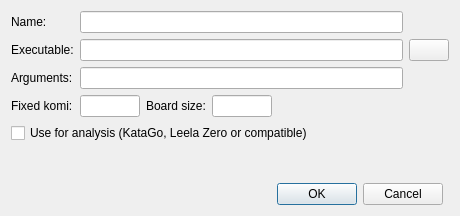
<?xml version="1.0" encoding="UTF-8"?>
<ui version="4.0">
 <class>EngineDialog</class>
 <widget class="QDialog" name="EngineDialog">
  <property name="geometry">
   <rect>
    <x>0</x>
    <y>0</y>
    <width>460</width>
    <height>216</height>
   </rect>
  </property>
  <property name="windowTitle">
   <string>Create a new engine configuration</string>
  </property>
  <layout class="QGridLayout" name="gridLayout">
   <item row="3" column="0">
    <spacer name="verticalSpacer">
     <property name="orientation">
      <enum>Qt::Vertical</enum>
     </property>
     <property name="sizeHint" stdset="0">
      <size>
       <width>20</width>
       <height>1</height>
      </size>
     </property>
    </spacer>
   </item>
   <item row="0" column="0" rowspan="2" colspan="2">
    <widget class="QFrame" name="GoEnginegroup_box">
     <layout class="QGridLayout" name="gridLayout_7">
      <property name="leftMargin">
       <number>0</number>
      </property>
      <property name="topMargin">
       <number>0</number>
      </property>
      <property name="rightMargin">
       <number>0</number>
      </property>
      <property name="bottomMargin">
       <number>0</number>
      </property>
      <item row="2" column="0">
       <widget class="QLabel" name="enginelabel_3">
        <property name="sizePolicy">
         <sizepolicy hsizetype="Fixed" vsizetype="Preferred">
          <horstretch>0</horstretch>
          <verstretch>0</verstretch>
         </sizepolicy>
        </property>
        <property name="text">
         <string>Arguments:</string>
        </property>
        <property name="buddy">
         <cstring>engineArgs</cstring>
        </property>
       </widget>
      </item>
      <item row="0" column="0">
       <widget class="QLabel" name="enginelabel_1">
        <property name="sizePolicy">
         <sizepolicy hsizetype="Fixed" vsizetype="Preferred">
          <horstretch>0</horstretch>
          <verstretch>0</verstretch>
         </sizepolicy>
        </property>
        <property name="text">
         <string>Name:</string>
        </property>
        <property name="buddy">
         <cstring>engineName</cstring>
        </property>
       </widget>
      </item>
      <item row="3" column="0">
       <widget class="QLabel" name="enginelabel_4">
        <property name="sizePolicy">
         <sizepolicy hsizetype="Minimum" vsizetype="Preferred">
          <horstretch>0</horstretch>
          <verstretch>0</verstretch>
         </sizepolicy>
        </property>
        <property name="text">
         <string>Fixed komi:</string>
        </property>
        <property name="buddy">
         <cstring>engineKomi</cstring>
        </property>
       </widget>
      </item>
      <item row="1" column="0">
       <widget class="QLabel" name="enginelabel_2">
        <property name="sizePolicy">
         <sizepolicy hsizetype="Fixed" vsizetype="Preferred">
          <horstretch>0</horstretch>
          <verstretch>0</verstretch>
         </sizepolicy>
        </property>
        <property name="text">
         <string>Executable:</string>
        </property>
        <property name="buddy">
         <cstring>enginePath</cstring>
        </property>
       </widget>
      </item>
      <item row="3" column="1">
       <widget class="QLineEdit" name="engineKomi">
        <property name="maximumSize">
         <size>
          <width>60</width>
          <height>16777215</height>
         </size>
        </property>
        <property name="toolTip">
         <string>Set this to the komi value the engine expects, or leave empty if the engine allows arbitrary values for komi.</string>
        </property>
       </widget>
      </item>
      <item row="3" column="2">
       <widget class="QLabel" name="enginelabel_5">
        <property name="sizePolicy">
         <sizepolicy hsizetype="Fixed" vsizetype="Preferred">
          <horstretch>0</horstretch>
          <verstretch>0</verstretch>
         </sizepolicy>
        </property>
        <property name="text">
         <string>Board size:</string>
        </property>
        <property name="buddy">
         <cstring>engineSize</cstring>
        </property>
       </widget>
      </item>
      <item row="3" column="3">
       <widget class="QLineEdit" name="engineSize">
        <property name="maximumSize">
         <size>
          <width>60</width>
          <height>16777215</height>
         </size>
        </property>
        <property name="toolTip">
         <string>Enter a board size if the engine supports only one board size.
Analysis engines currently require a fixed board size to be set.</string>
        </property>
       </widget>
      </item>
      <item row="1" column="5">
       <widget class="QPushButton" name="enginePathButton">
        <property name="sizePolicy">
         <sizepolicy hsizetype="Fixed" vsizetype="Fixed">
          <horstretch>0</horstretch>
          <verstretch>0</verstretch>
         </sizepolicy>
        </property>
        <property name="text">
         <string/>
        </property>
        <property name="icon">
         <iconset resource="q4go.qrc">
          <normaloff>:/ClientWindowGui/images/clientwindow/fileopen.png</normaloff>:/ClientWindowGui/images/clientwindow/fileopen.png</iconset>
        </property>
       </widget>
      </item>
      <item row="3" column="4">
       <spacer name="horizontalSpacer">
        <property name="orientation">
         <enum>Qt::Horizontal</enum>
        </property>
        <property name="sizeHint" stdset="0">
         <size>
          <width>40</width>
          <height>20</height>
         </size>
        </property>
       </spacer>
      </item>
      <item row="2" column="1" colspan="4">
       <widget class="QLineEdit" name="engineArgs">
        <property name="toolTip">
         <string>Any command line arguments that should be passed at startup.</string>
        </property>
       </widget>
      </item>
      <item row="1" column="1" colspan="4">
       <widget class="QLineEdit" name="enginePath">
        <property name="toolTip">
         <string>The path to the GTP engine's executable.</string>
        </property>
       </widget>
      </item>
      <item row="0" column="1" colspan="4">
       <widget class="QLineEdit" name="engineName">
        <property name="toolTip">
         <string>The name of the engine by which it is selected in the new computer game dialog</string>
        </property>
       </widget>
      </item>
     </layout>
    </widget>
   </item>
   <item row="4" column="0">
    <widget class="QDialogButtonBox" name="buttonBox">
     <property name="orientation">
      <enum>Qt::Horizontal</enum>
     </property>
     <property name="standardButtons">
      <set>QDialogButtonBox::Cancel|QDialogButtonBox::Ok</set>
     </property>
    </widget>
   </item>
   <item row="2" column="0">
    <widget class="QCheckBox" name="engineAnalysis">
     <property name="text">
      <string>Use for analysis (KataGo, Leela Zero or compatible)</string>
     </property>
    </widget>
   </item>
  </layout>
 </widget>
 <tabstops>
  <tabstop>engineName</tabstop>
  <tabstop>enginePath</tabstop>
  <tabstop>engineArgs</tabstop>
  <tabstop>engineKomi</tabstop>
  <tabstop>engineSize</tabstop>
  <tabstop>engineAnalysis</tabstop>
  <tabstop>enginePathButton</tabstop>
 </tabstops>
 <resources>
  <include location="q4go.qrc"/>
 </resources>
 <connections>
  <connection>
   <sender>buttonBox</sender>
   <signal>accepted()</signal>
   <receiver>EngineDialog</receiver>
   <slot>accept()</slot>
   <hints>
    <hint type="sourcelabel">
     <x>248</x>
     <y>254</y>
    </hint>
    <hint type="destinationlabel">
     <x>157</x>
     <y>274</y>
    </hint>
   </hints>
  </connection>
  <connection>
   <sender>buttonBox</sender>
   <signal>rejected()</signal>
   <receiver>EngineDialog</receiver>
   <slot>reject()</slot>
   <hints>
    <hint type="sourcelabel">
     <x>316</x>
     <y>260</y>
    </hint>
    <hint type="destinationlabel">
     <x>286</x>
     <y>274</y>
    </hint>
   </hints>
  </connection>
 </connections>
</ui>
